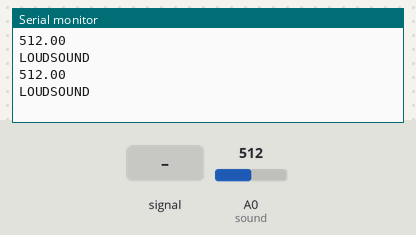
Simulated run of this sketch. Board: Arduino Uno, built with avr-gcc and run on an emulated ATmega328P. Parts: the last lines printed to the serial monitor. The test bench sets the inputs (shaded band); at power-on: A0 (sound) = 512.

Above: at 2.9 s.
3.0 s: A0 (sound) fed a 200 Hz sine of ±81 counts around its level
5.8 s: A0 (sound) set to 716
At 7.2 s:
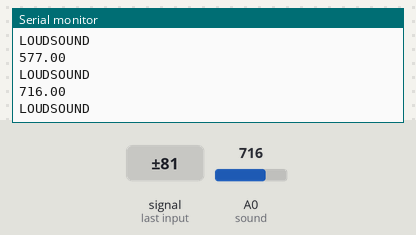
8.6 s: A0 (sound) fed a 1000 Hz sine of ±255 counts around its level
11.4 s: A0 (sound) set to 900
At 13.3 s:
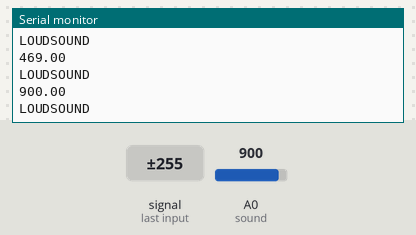
Timing chart, 0 to 14.8 s (numbered marks = the images above; inputs shaded):
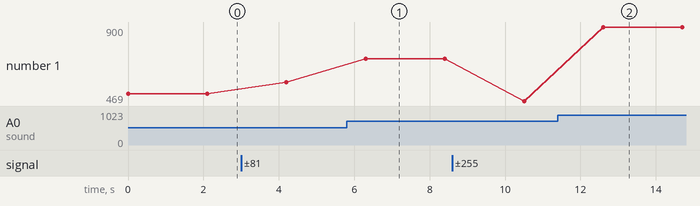

Measured:
- after the input at 5.8 s, the serial monitor: prints a new line after 0.50 s (image 1)
- after the input at 11.4 s, the serial monitor: prints a new line after 1.2 s (image 2)
- plotted number 1: 512 → 577 after the input at 3.0 s, 577 → 716 after the input at 5.8 s, 716 → 469 after the input at 8.6 s, 469 → 900 after the input at 11.4 s

The sketch:

Task_1.1.5.ino
```cpp
/*
Developer   - Nikhil Arun
Date        - 3-2-2026
Board       - Arduino Uno R3
*/

// Uses the sound sensor and compares with a given threshold to detect whether a sound is a loud clap or not and displays the result.

int sound = A0;
int threshold = 200;
int LEDpin = LED_BUILTIN;
void setup() {
  Serial.begin(9600);
  pinMode(LEDpin, INPUT);
}

void loop() {
  float soundvalue = analogRead(sound);
  Serial.println(soundvalue);
  if (soundvalue > threshold) {
    digitalWrite(LEDpin,HIGH);
    Serial.println("LOUDSOUND");
    delay(2000);
  }
  delay(100);
}
```
